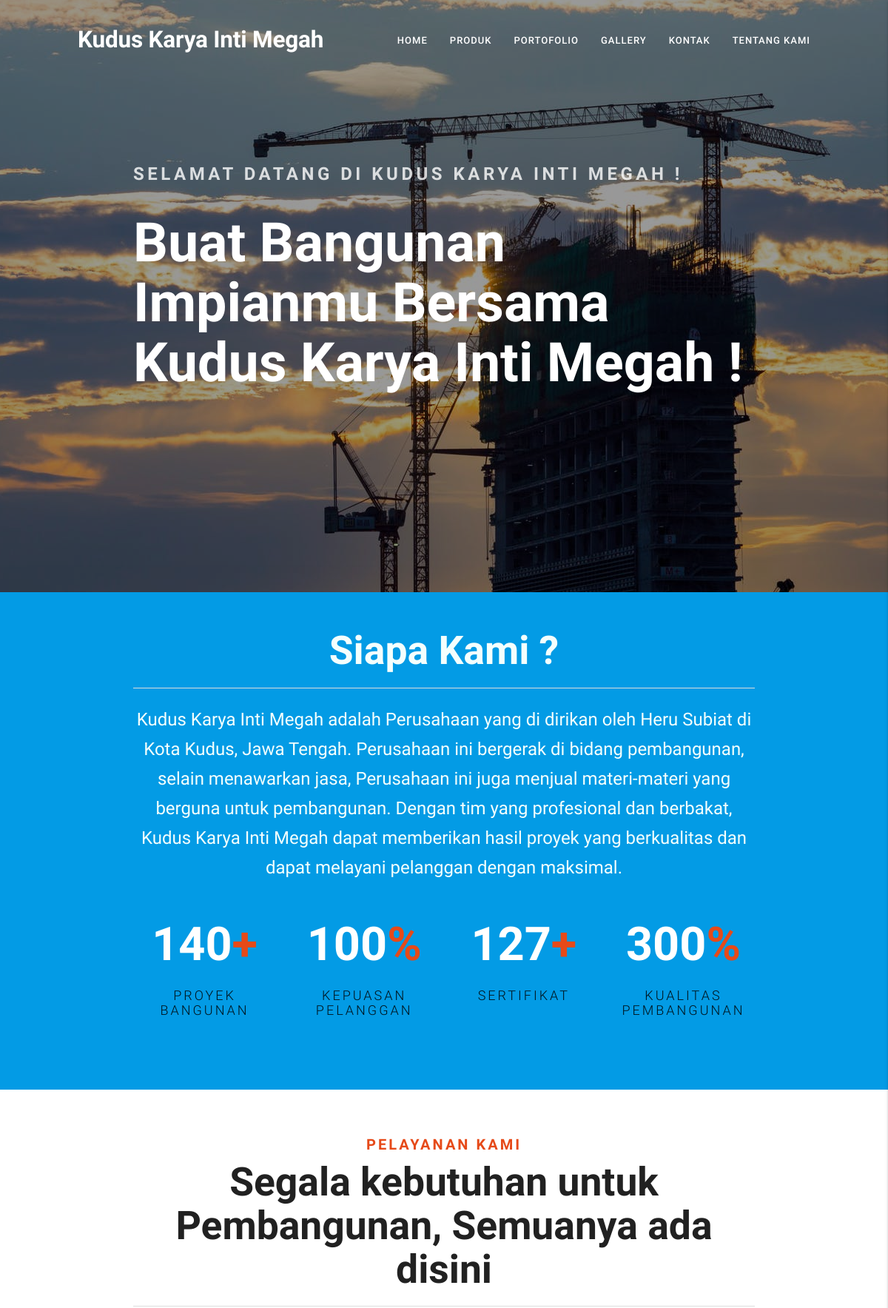
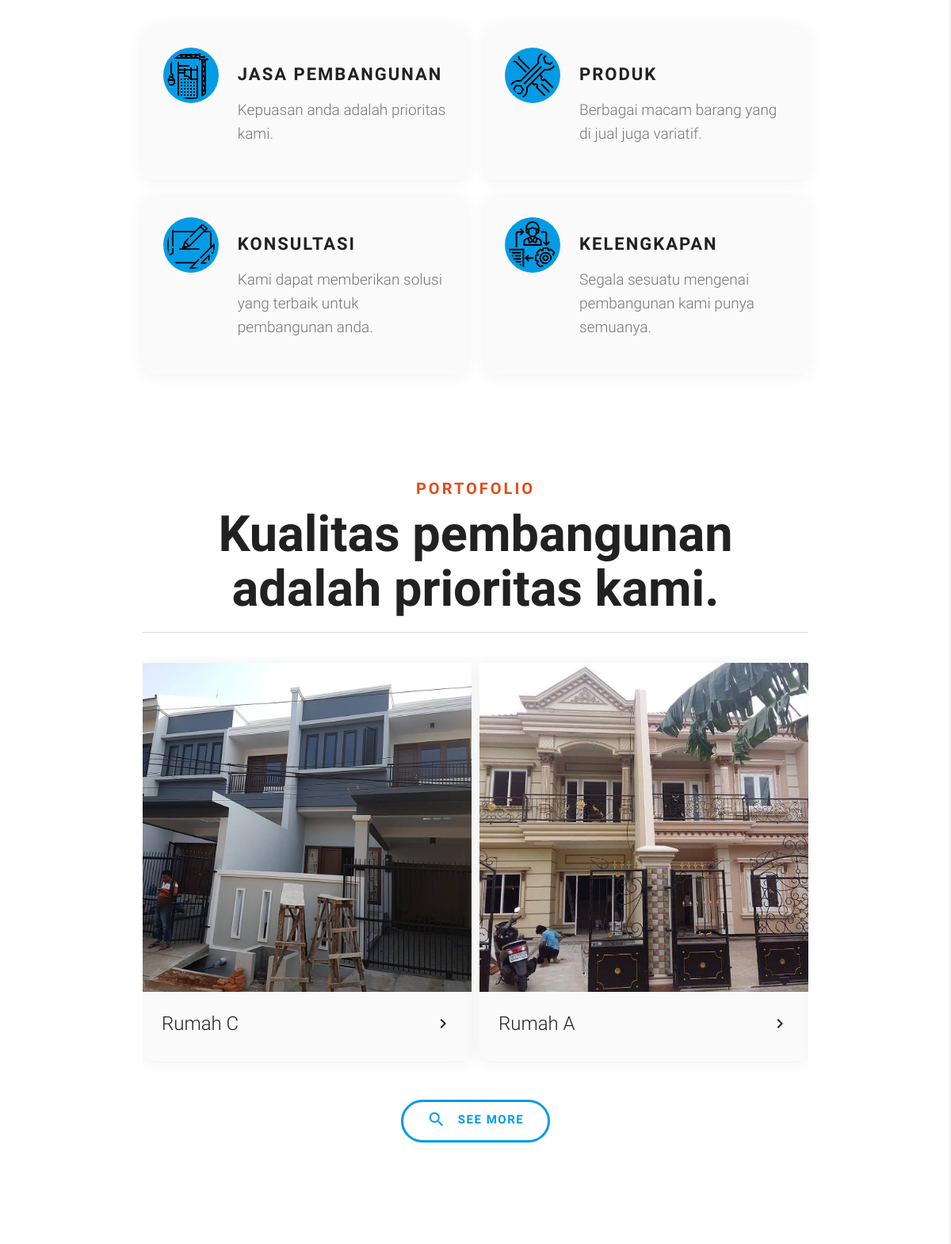
The page / (upper part) on the database its author committed (2 pictures, top to bottom).
### tables this page shows
CREATE TABLE `pelayanan` (
  `Id` int(4) NOT NULL,
  `Judul` varchar(255) NOT NULL,
  `Keterangan` varchar(255) NOT NULL,
  `Urutan` int(1) DEFAULT NULL
);

CREATE TABLE `portfolio` (
  `Id` int(8) NOT NULL,
  `Jenis_Rumah` varchar(50) NOT NULL,
  `Alamat` varchar(255) NOT NULL,
  `Ukuran` varchar(20) NOT NULL,
  `Kamar` int(2) NOT NULL,
  `Kamar_Mandi` int(2) NOT NULL,
  `Keterangan` varchar(255) NOT NULL,
  `Urutan` int(1) DEFAULT NULL,
  `Tampil` char(1) NOT NULL,
  `Gambar` varchar(255) NOT NULL
);

### application/controllers/User.php (called while the page is built, shortened)
<?php
	class User extends CI_Controller
	{
		public function __construct()
		{
			$this->load->model('Admin_Model');
			$this->load->helper('url');
			$this->load->helper('string');
			$this->load->library('form_validation');
			$this->load->library('session');
		}
		public function index()
		{
			$data['pelayanan'] = $this->Admin_Model->getAllData(1);
			$data['testi'] = $this->Admin_Model->getAllData(4);
			$data['portfolio'] = $this->Admin_Model->getAllData(5);
			$data['gallery'] = $this->Admin_Model->getAllData(6);
			$this->load->view('templates/header');
			$this->load->view('templates/navbar');
			$this->load->view('user/home', $data);
			$this->load->view('templates/footer');
		}
	}
?>

### index.php (called while the page is built, shortened)
<?php
require_once BASEPATH.'core/CodeIgniter.php';

### application/models/Admin_Model.php (called while the page is built, shortened)
<?php
	class Admin_Model extends CI_Model
	{
		public function getAllData($x,$y=" ")
		{
			switch($x)
			{
				case 1:
					return $this->db->get('pelayanan')->result_array();
					break;
				case 4:
					return $this->db->get('testimoni')->result_array();
					break;
				case 5:
					$this->db->order_by('Urutan', 'ASC');
					return $this->db->get_where('portfolio',["Tampil" => "Y"])->result_array();
					break;
				case 6:
					$this->db->order_by('Urutan', 'ASC');
					return $this->db->get_where('gallery',["Tampil" => "Y"])->result_array();
					break;
			}
		}
	}
?>

### application/views/user/home.php (the view, shortened to what this page needs)
<div class="parallax-container" style="height:100vh;">
    <div class="parallax"><img src="img/home.jpeg"></div>
    <div class="banner-overlay">
        <div class="container" style="padding-top:200px;">
            <h3 data-aos="zoom-out-up" class="font-bold before-header-p">
                Selamat Datang Di Kudus Karya Inti Megah !
            </h3>
            <h3 data-aos="zoom-out-up" data-aos-delay="200" class="font-bold banner-header-p" style="margin-top: 40px;">
                Buat Bangunan Impianmu Bersama Kudus Karya Inti Megah !
            </h3>
        </div>
    </div>
</div>
<div class="grid-kuburan light-blue darken-1" style="padding-top:5%;padding-bottom: 5%;">
    <div class="container">
        <h2 data-aos="fade-up" data-aos-delay="200" class="font-bold header-bold-text center" style="color: #F4FFFD;">Siapa Kami ?</h2>
        <h3 data-aos="fade-up" data-aos-delay="400" class="center section-article-p" style="color: #F4FFFD">
            Kudus Karya Inti Megah adalah Perusahaan yang di dirikan oleh Heru Subiat di Kota Kudus, Jawa Tengah. Perusahaan ini bergerak di bidang pembangunan, selain menawarkan jasa, Perusahaan ini juga menjual materi-materi yang berguna untuk pembangunan. Dengan tim yang profesional dan berbakat, Kudus Karya Inti Megah dapat memberikan hasil proyek yang berkualitas dan dapat melayani pelanggan dengan maksimal.
        </h3>
        <div class="row">
            <div class="col l3 m8 s8" data-aos="fade-up-right" data-aos-delay="200">
                <h1 class="center deep-orange-text text-darken-2 font-bold"><span
                        class="white-text counter">140</span>+</h1>
                <h3 class="font-light center coloum-header-p">Proyek Bangunan</h3>
            </div>
            <div class="col l3 m8 s8" data-aos="fade-up" data-aos-delay="200">
                <h1 class="center deep-orange-text text-darken-2 font-bold"><span
                        class="white-text counter">100</span>%</h1>
                <h3 class="font-light center coloum-header-p">Kepuasan Pelanggan</h3>
            </div>
            <div class="col l3 m8 s8" data-aos="fade-up" data-aos-delay="200">
                <h1 class="center deep-orange-text text-darken-2 font-bold"><span
                        class="white-text counter">127</span>+</h1>
                <h3 class="font-light center coloum-header-p">Sertifikat</h3>
            </div>
            <div class="col l3 m8 s8" data-aos="fade-up-left" data-aos-delay="200">
                <h1 class="center deep-orange-text text-darken-2 font-bold"><span
                        class="white-text counter">300</span>%</h1>
                <h3 class="font-light center coloum-header-p">Kualitas Pembangunan</h3>
            </div>
        </div>
    </div>
</div>
<div class="grid-kuburan" style="padding-top:3%;padding-bottom: 3%;">
    <div class="container">
        <h2 data-aos="fade-up" class="font-bold section-header-p center deep-orange-text text-darken-2">Pelayanan
            Kami
        </h2>
        <h2 data-aos="fade-up" data-aos-delay="200" class="font-bold header-bold-text center">Segala kebutuhan untuk Pembangunan, Semuanya ada disini</h2>
        <div class="row fitur-grid" style="margin-top:30px;">
            <?php
            $i = 1;
            $wktu = array("200","400","200","400");
            foreach($pelayanan as $pel) : ?>
                <div class="col l6 m6 s12 fitur-card" data-aos="zoom-out-up" data-aos-delay="<?= $wktu[$i-1]; ?>">
                    <div class="card z-depth-12 hoverable grey lighten-5" style="border-radius:10px;">
                        <div class="card-content">
                            <div class="row">
                                <div class="col l3 m3 s12">
                                    <div class="center hide-on-small-only">
                                        <img src="img/fitur<?= $i; ?>.svg" class="responsive-img circle light-blue darken-1"
                                            style="height:70px;padding: 5px;" alt="">
                                    </div>
                                </div>
                                <div class="col l9 m9 s12">
                                    <h3 class="grey-text text-darken-4 font-bold coloum-judul-p"><?= $pel['Judul']; ?></h3>
                                    <p class="grey-text text-darken-1 coloum-article-p">
                                        <?= $pel['Keterangan']; ?>
                                    </p>
                                </div>
                            </div>
                        </div>
                    </div>
                </div>
            <?php
            $i++;
            endforeach; ?>
        </div>
    </div>
</div>
<div class="grid-kuburan" style="padding-top:3%;padding-bottom: 5%;">
    <div class="container">
        <h2 data-aos="fade-up" class="font-bold section-header-p center deep-orange-text text-darken-2">
            Portofolio
        </h2>
        <h1 data-aos="fade-up" data-aos-delay="200" class="font-bold header-bold-text center">
            Kualitas pembangunan adalah prioritas kami.
        </h1>
        <div style="margin-top:30px;" data-aos="zoom-out-up" data-aos-delay="200">
            <div id="portofolio" class="owl-carousel">
                <?php foreach($portfolio as $port): ?>
                    <div class="col s6">
                        <div class="card z-depth-12 hoverable grey lighten-5" style="border-radius: 10px;">
                            <div class="card-image waves-effect waves-block waves-light">
                                <a data-fancybox="gallery" href="img/portofolio/<?= $port['Gambar'] ?>" data-caption="<?= $port['Jenis_Rumah']; ?>">
                                    <img class="activator" src="img/portofolio/<?= $port['Gambar'] ?>">
                                </a>
                            </div>
                            <div class="card-content">
                                <span class="card-title activator grey-text text-darken-4"><?= $port['Jenis_Rumah']; ?><i class="material-icons right">chevron_right</i></span>
                            </div>
                        </div>
                    </div>
                <?php endforeach; ?>
            </div>
            <div class="col l12">
                <div class="center">
                    <a href="<?= base_url(); ?>user/portfolio" class="btn btn-large btn-minimal font-bold" style="border-radius:30px;animation-delay: 0.4s">
                        <i class="material-icons left">search</i>
                        SEE MORE
                    </a>
                </div>
            </div>
        </div>
    </div>
</div>
<div class="grid-kuburan" style="padding-top:4%;padding-bottom: 4%;">
</div>

### application/views/templates/header.php (shortened to what this page needs)
<!DOCTYPE html>
<html lang="en">
<head>
    <link rel="stylesheet" href="https://use.fontawesome.com/releases/v5.8.1/css/all.css"
>
    <link rel="stylesheet" type="text/css" href="assets/css/materialize.css">
    <link rel="stylesheet" type="text/css" href="assets/css/materialize.min.css">
    <link rel="stylesheet" type="text/css" href="assets/css/animate.min.css">
    <link rel="stylesheet" type="text/css" href="assets/css/aos.css">
    <link rel="stylesheet" type="text/css" href="assets/css/jquery.fancybox.min.css">
    <link rel="stylesheet" type="text/css" href="assets/css/owl.carousel.min.css">
    <link rel="stylesheet" type="text/css" href="assets/css/style.css">
</head>
<body class="font-light">

### application/views/templates/navbar.php (shortened to what this page needs)
<div class="navbar-fixed" style="position:absolute;z-index: 999;">
        <nav class="z-depth-0 navblack navbig transisi" role="navigation">
            <div class="nav-wrapper">
                <div class="container" style="width:85%;">
                    <a href="#!" class="brand-logo left font-bold hide-on-med-and-down" data-aos="fade-up-right" data-aos-delay="600" style="letter-spacing: -0.2px; height: 50px; margin-right: 5px;  margin-top: 10px;"><i></i>Kudus Karya Inti Megah</a>
                    <ul class="right hide-on-med-and-down" style="margin-top: 10px;">
                        <li data-aos="fade-up-left" data-aos-delay="1100">
                            <a href="<?= base_url(); ?>" class="font-bold waves-effect navlink waves-orange">HOME</a>
                        </li>
                        <li data-aos="fade-up-left" data-aos-delay="1000">
                            <a href="<?= base_url(); ?>User/produk" class="font-bold waves-effect navlink waves-orange">PRODUK</a>
                        </li>
                        <li data-aos="fade-up-left" data-aos-delay="900">
                            <a href="<?= base_url(); ?>User/portfolio" class="font-bold waves-effect navlink waves-orange">PORTOFOLIO</a>
                        </li>
                        <li data-aos="fade-up-left" data-aos-delay="800">
                            <a href="<?= base_url(); ?>User/gallery" class="font-bold waves-effect navlink waves-orange">GALLERY</a>
                        </li>
                        <li data-aos="fade-up-left" data-aos-delay="700">
                            <a href="<?= base_url(); ?>User/kontak" class="font-bold waves-effect navlink waves-orange">KONTAK</a>
                        </li>
                        <li data-aos="fade-up-left" data-aos-delay="600">
                            <a href="<?= base_url(); ?>User/about" class="font-bold waves-effect navlink waves-orange">TENTANG KAMI</a>
                        </li>
                    </ul>
                </div>
            </div>
        </nav>
    </div>

### application/views/templates/footer.php (shortened to what this page needs)
</body>
</html>

### assets/css/style.css (style rules this page uses)
body { overflow-x: hidden; }
.font-bold { font-family: 'gilroy', 'roboto', sans-serif; font-weight: 600; }
.font-light { font-family: 'gilroy', 'roboto', sans-serif; font-weight: 300; }
.parallax-container { height: 650px; }
.transisi { transition: 0.3s all ease; -webkit-transition: 0.3s all ease; -o-transition: 0.3s all ease; -moz-transition: 0.3s all ease; }
.navblack { background-color: rgba(0, 0, 0, 0.0); }
.btn-minimal { border-radius: 30px; text-transform: capitalize; background: #ffffff; line-height: 44px; border: 3px solid #039be5; box-shadow: none; letter-spacing: .1rem; color: #039be5; margin-top: 10px; transition: 0.3s all ease; -webkit-transition: 0.3s all ease; -o-transition: 0.3s all ease; -moz-transition: 0.3s all ease; }
.navbig { padding-top: 1%; padding-bottom: 1%; height: 100px; }
.navlink { font-weight: 500; font-size: 13px; text-transform: uppercase; letter-spacing: 1px; color: #fff !important; transition: 0.3s all ease-in-out; }
.banner-overlay { width: 100%; height: 100%; position: absolute; background-color: rgba(0, 0, 0, 0.4); top: 0; left: 0; opacity: 1; transform: scale(1); transition: 0.3s all ease; -webkit-transition: 0.3s all ease; -moz-transition: 0.3s all ease; -o-transition: 0.3s all ease; }
.z-depth-12 { box-shadow: 0 0px 24px 0 rgba(0, 0, 0, 0.06), 0 1px 0px 0 rgba(0, 0, 0, 0.02); }
.brand-logo { height: 50px; }
::placeholder { color: #9e9e9e; }
.section-header-p { font-size: 20px; text-transform: uppercase; letter-spacing: 3px; }
.section-article-p { font-size: 24px; line-height: 40px; }
.before-header-p { font-size: 1.6rem; letter-spacing: .3rem; text-transform: uppercase; color: rgba(255, 255, 255, 0.8); }
.banner-header-p { font-size: 4.9rem; text-transform: capitalize; color: rgba(255, 255, 255, 1); animation-delay: 0.2s; }
.header-bold-text { margin-bottom:20px; margin-top: -10px; border-bottom: 1px solid #ddd; padding-bottom: 20px; }
.coloum-header-p { font-size: 18px; text-transform: uppercase; letter-spacing: 3px; }
.coloum-judul-p { font-size: 22px; text-transform: uppercase; letter-spacing: 2px; }
.coloum-article-p { font-size: 19px; line-height: 30px; }

### rows shown on the page
pelayanan: shows a picture, Judul "JASA PEMBANGUNAN", Keterangan "Kepuasan anda adalah prioritas kami."
pelayanan: shows a picture, Judul "PRODUK", Keterangan "Berbagai macam barang yang di jual juga variatif."
pelayanan: shows a picture, Judul "KONSULTASI", Keterangan "Kami dapat memberikan solusi yang terbaik untuk pembangunan anda."
pelayanan: shows a picture, Judul "KELENGKAPAN", Keterangan "Segala sesuatu mengenai pembangunan kami punya semuanya."
portfolio: Gambar (picture), Jenis_Rumah "Rumah C"
portfolio: Gambar (picture), Jenis_Rumah "Rumah A"
